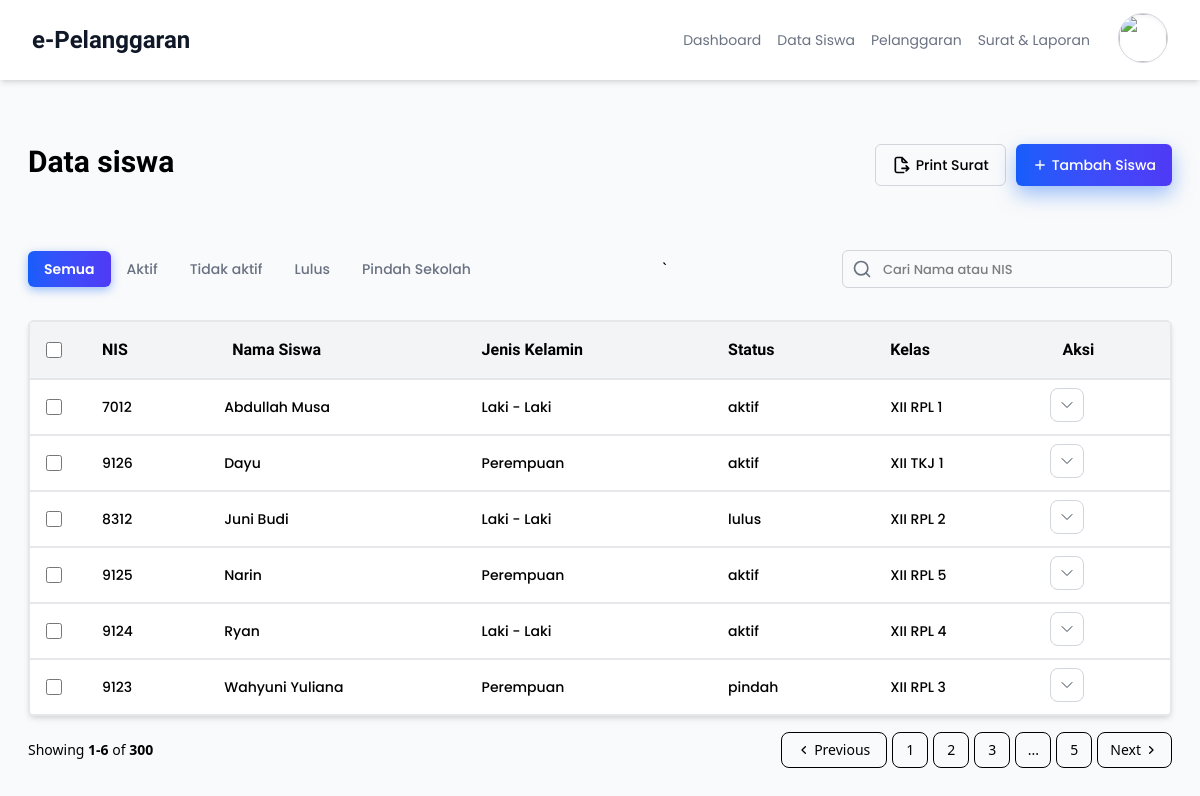
Page /pages/siswa/list.php on the committed database.
### tables this page shows
CREATE TABLE `siswa` (
  `nis` int NOT NULL,
  `nama_siswa` varchar(50) DEFAULT NULL,
  `jenis_kelamin` enum('Laki - Laki','Perempuan') DEFAULT NULL,
  `alamat` varchar(100) DEFAULT NULL,
  `password` varchar(70) DEFAULT NULL,
  `status` enum('aktif','tidak_aktif','lulus','pindah') DEFAULT NULL,
  `id_ortu_wali` int DEFAULT NULL,
  `id_kelas` int DEFAULT NULL
);

CREATE TABLE `tingkat` (
  `id_tingkat` int NOT NULL,
  `tingkat` varchar(6) DEFAULT NULL
);

CREATE TABLE `program_keahlian` (
  `id_program_keahlian` int NOT NULL,
  `program_keahlian` varchar(6) DEFAULT NULL,
  `deskripsi` varchar(50) DEFAULT NULL
);

CREATE TABLE `kelas` (
  `id_kelas` int NOT NULL,
  `id_tingkat` int DEFAULT NULL,
  `id_program_keahlian` int DEFAULT NULL,
  `rombel` int DEFAULT NULL,
  `kode_guru` char(8) DEFAULT NULL
);

### pages/siswa/list.php (the view, shortened to what this page needs)
<?php
include ROOTPATH . "/config/config.php";
include ROOTPATH . "/includes/header.php";
$result = mysqli_query($conn, "SELECT * FROM siswa
JOIN ortu_wali ON siswa.id_ortu_wali = ortu_wali.id_ortu_wali
JOIN kelas ON siswa.id_kelas = kelas.id_kelas
JOIN tingkat ON kelas.id_tingkat = tingkat.id_tingkat
JOIN program_keahlian ON kelas.id_program_keahlian = program_keahlian.id_program_keahlian
JOIN guru on kelas.kode_guru = guru.kode_guru");
?>
<div class="flex justify-between">
    <h2 class=" text-3xl font-urbanist font-bold">Data siswa</h2>
    <div class="flex gap-2.5">
        <a class="inline-flex items-center rounded-md border border-gray-300 py-2.5 px-4 gap-1 text-sm font-poppins font-medium bg-linear-to-r hover:from-blue-600 hover:to-indigo-600 hover:text-white hover:shadow-[0_8px_20px_rgba(59,130,246,0.5)] hover:border-transparent transition duration-300" href="#">
            Print Surat
        </a>
        <a class="group inline-flex items-center rounded-md py-2.5 px-4 gap-1 text-sm text-white font-poppins font-medium bg-linear-to-r from-blue-600 to-indigo-600
               hover:from-blue-700 hover:to-indigo-700 shadow-[0_8px_20px_rgba(59,130,246,0.5)] transition duration-300" href="pages/siswa/add.php">
            <svg class="w-4 h-4 transition-transform duration-600 group-hover:rotate-180" width="24" height="24" viewBox="0 0 24 24" fill="none" xmlns="http://www.w3.org/2000/svg">
                <path d="M19 12.998H13V18.998H11V12.998H5V10.998H11V4.99805H13V10.998H19V12.998Z" fill="currentColor" />
            </svg>
            Tambah Siswa
        </a>
    </div>
</div>
<div class="flex items-center z-10 mt-16 justify-between rounded-md ">
    <div class="inline-flex font-poppins text-sm font-medium">
        <a href="#"
            class="px-4 py-2 rounded-md bg-linear-to-r from-blue-600 to-indigo-600 shadow-[0_3px_10px_rgba(59,130,246,0.5)] font-semibold text-white">
            Semua
        </a>
        <a href="#"
            class="px-4 py-2 rounded-md text-gray-500 hover:text-gray-900">
            Aktif
        </a>
        <a href="#"
            class="px-4 py-2 rounded-md text-gray-500 hover:text-gray-900">
            Tidak aktif
        </a>
        <a href="#"
            class="px-4 py-2 rounded-md text-gray-500 hover:text-gray-900">
            Lulus
        </a>
        <a href="#"
            class="px-4 py-2 rounded-md text-gray-500 hover:text-gray-900">
            Pindah Sekolah
        </a>
    </div>
    `
    <div>
        <div class="relative group">
            <div class="absolute inset-y-0 flex items-center ps-2.5 pointer-events-none">
            </div>
            <input type="text" id="input-group-1" class="w-full ps-10 py-2 pe-4 font-poppins text-sm font-medium placeholder:font-poppins placeholder:text-[13px] rounded-md border border-gray-300 focus:outline-none focus:border-black transition duration-200" placeholder="Cari Nama atau NIS ">
        </div>
    </div>
</div>
<div class="relative max-h-screen overflow-hidden border-2 border-gray-200 rounded-md shadow-md mt-8">
    <table class="table-auto w-full divide-y-2 divide-gray-200 bg-gray-50">
        <thead class="font-urbanist text-black bg-gray-100">
            <tr class="text-left">
                <th scope="col" class="py-5 pl-4">
                    <div class="flex items-center">
                        <input id="table-checkbox" type="checkbox" value="" class="w-4 h-4">
                    </div>
                </th>
                <th scope="col" class="px-6">
                    NIS
                </th>
                <th scope="col" class="px-6">
                    Nama Siswa
                </th>
                <th scope="col" class="px-6">
                    Jenis Kelamin
                </th>
                <th scope="col" class="px-6">
                    Status
                </th>
                <th scope="col" class="px-6">
                    Kelas
                </th>
                <th scope="col" class="px-6">
                    Aksi
                </th>
            </tr>
        </thead>
        <tbody class="divide-y-2 divide-gray-200">
            <?php
            while ($data = mysqli_fetch_assoc($result)) { ?>
                <tr class="bg-white hover:bg-gray-100 font-medium font-poppins text-sm">
                    <td class="w-4 px-4">
                        <div class="flex items-center">
                            <input id="table-checkbox-2" type="checkbox" value="" class="w-4 h-4">
                        </div>
                    </td>
                    <td class="px-6 py-2"><?= $data['nis']; ?></td>
                    <td class="px-4 py-2"><?= $data['nama_siswa']; ?></td>
                    <td class="px-6 py-2"><?= $data['jenis_kelamin']; ?></td>
                    <td class="px-6 py-2 "><?= $data['status']; ?></td>
                    <td class="px-6 py-2">
                        <?= "$data[tingkat] $data[program_keahlian] $data[rombel]"; ?>
                    </td>
                    <td class="px-3 py-2 relative">
                        <span class="inline-flex divide-x divide-gray-300 overflow-hidden rounded-lg border border-gray-300 bg-white">
                            <button type="button"
                                class="dropdown-btn px-2 py-2 text-sm font-medium text-gray-700 hover:bg-gray-50">
                                <svg xmlns="http://www.w3.org/2000/svg" fill="none" viewBox="0 0 24 24" stroke-width="1.5" stroke="currentColor" class="size-4">
                                    <path stroke-linecap="round" stroke-linejoin="round" d="m19.5 8.25-7.5 7.5-7.5-7.5"></path>
                                </svg>
                            </button>
                        </span>
                    </td>
                </tr>
            <?php } ?>
        </tbody>
    </table>
</div>
<nav class="flex items-center flex-column flex-wrap md:flex-row justify-between pt-4 pb-20" aria-label="Table navigation">
    <span class="text-sm font-normal text-body mb-4 md:mb-0 block w-full md:inline md:w-auto">Showing <span class="font-semibold text-heading">1-6</span> of <span class="font-semibold text-heading">300</span></span>
    <ul class="flex -space-x-px text-sm gap-1.5">
        <li>
            <a href="#" class="flex items-center justify-center text-body bg-neutral-secondary-medium box-border border border-default-medium hover:bg-neutral-tertiary-medium hover:text-heading font-medium rounded-s-base text-sm px-4 h-9 focus:outline-none rounded-lg">
                Previous</a>
        </li>
        <li>
            <a href="#" class="flex items-center justify-center text-body bg-neutral-secondary-medium box-border border border-default-medium hover:bg-neutral-tertiary-medium hover:text-heading font-medium text-sm w-9 h-9 focus:outline-none rounded-lg">1</a>
        </li>
        <li>
            <a href="#" class="flex items-center justify-center text-body bg-neutral-secondary-medium box-border border border-default-medium hover:bg-neutral-tertiary-medium hover:text-heading font-medium text-sm w-9 h-9 focus:outline-none rounded-lg">2</a>
        </li>
        <li>
            <a href="#" aria-current="page" class="flex items-center justify-center text-fg-brand bg-brand-softer box-border border border-default-medium hover:bg-brand-soft hover:text-fg-brand font-medium text-sm w-9 h-9 focus:outline-none rounded-lg">3</a>
        </li>
        <li>
            <a href="#" class="flex items-center justify-center text-body bg-neutral-secondary-medium box-border border border-default-medium hover:bg-neutral-tertiary-medium hover:text-heading font-medium text-sm w-9 h-9 focus:outline-none rounded-lg">...</a>
        </li>
        <li>
            <a href="#" class="flex items-center justify-center text-body bg-neutral-secondary-medium box-border border border-default-medium hover:bg-neutral-tertiary-medium hover:text-heading font-medium text-sm w-9 h-9 focus:outline-none rounded-lg">5</a>
        </li>
        <li>
            <a href="#" class="flex items-center justify-center text-body bg-neutral-secondary-medium box-border border border-default-medium hover:bg-neutral-tertiary-medium hover:text-heading font-medium rounded-e-base text-sm px-3 h-9 focus:outline-none rounded-lg"> Next
                </a>
        </li>
    </ul>
</nav>
<?php
include ROOTPATH . "/includes/footer.php";
?>

### includes/header.php (shortened to what this page needs)
<!DOCTYPE html>
<html lang="en">
<head>
    <link rel="stylesheet" href="./src/output.css">
</head>
<body class="bg-gray-50">
    <header class="bg-white shadow-md">
        <div class="mx-auto max-w-7xl px-4 sm:px-6 lg:px-8">
            <div class="flex h-20 items-center justify-between">
                <div class="flex-1 md:flex md:items-center md:gap-12">
                    <a href="#" class="block text-2xl text-gray-900 font-urbanist font-bold">
                        e-Pelanggaran
                    </a>
                </div>
                <div class="md:flex md:items-center md:gap-7">
                    <nav aria-label="Global" class="hidden md:block">
                        <ul class="flex items-center gap-4 text-sm">
                            <li>
                                <a class="text-gray-500 text-sm font-poppins transition hover:text-black" href="pages/dashboard.php">Dashboard</a>
                            </li>
                            <li>
                                <a class="text-gray-500 text-sm font-poppins transition hover:text-black" href="pages/siswa/list.php">Data Siswa</a>
                            </li>
                            <li>
                                <a class="text-gray-500 text-sm font-poppins transition hover:text-black" href="#">Pelanggaran</a>
                            </li>
                            <li>
                                <a class="text-gray-500 text-sm font-poppins transition hover:text-black" href="#">Surat & Laporan</a>
                            </li>
                        </ul>
                    </nav>
                    <div class="hidden md:relative md:block">
                        <button id="menuButton" type="button" class="overflow-hidden rounded-full border border-gray-300 shadow-inner">
                            <img src="https://images.unsplash.com/photo-1438761681033-6461ffad8d80?auto=format&amp;fit=crop&amp;q=80&amp;w=1160" alt="" class="size-12 object-cover">
                        </button>
                    </div>
                </div>
            </div>
        </div>
    </header>
    <main class="mx-auto max-w-7xl lg:px-7 pt-16">

### includes/footer.php (shortened to what this page needs)
</main>
</body>
</html>

### rows in the picture
siswa: nis "7012", nama_siswa "Abdullah Musa", jenis_kelamin "Laki - Laki", status "aktif", tingkat.tingkat "XII", program_keahlian.program_keahlian "RPL", id_kelas.rombel "1"
siswa: nis "9126", nama_siswa "Dayu", jenis_kelamin "Perempuan", status "aktif", tingkat.tingkat "XII", program_keahlian.program_keahlian "TKJ", id_kelas.rombel "1"
siswa: nis "8312", nama_siswa "Juni Budi", jenis_kelamin "Laki - Laki", status "lulus", tingkat.tingkat "XII", program_keahlian.program_keahlian "RPL", id_kelas.rombel "2"
siswa: nis "9125", nama_siswa "Narin", jenis_kelamin "Perempuan", status "aktif", tingkat.tingkat "XII", program_keahlian.program_keahlian "RPL", id_kelas.rombel "5"
siswa: nis "9124", nama_siswa "Ryan", jenis_kelamin "Laki - Laki", status "aktif", tingkat.tingkat "XII", program_keahlian.program_keahlian "RPL", id_kelas.rombel "4"
siswa: nis "9123", nama_siswa "Wahyuni Yuliana", jenis_kelamin "Perempuan", status "pindah", tingkat.tingkat "XII", program_keahlian.program_keahlian "RPL", id_kelas.rombel "3"
